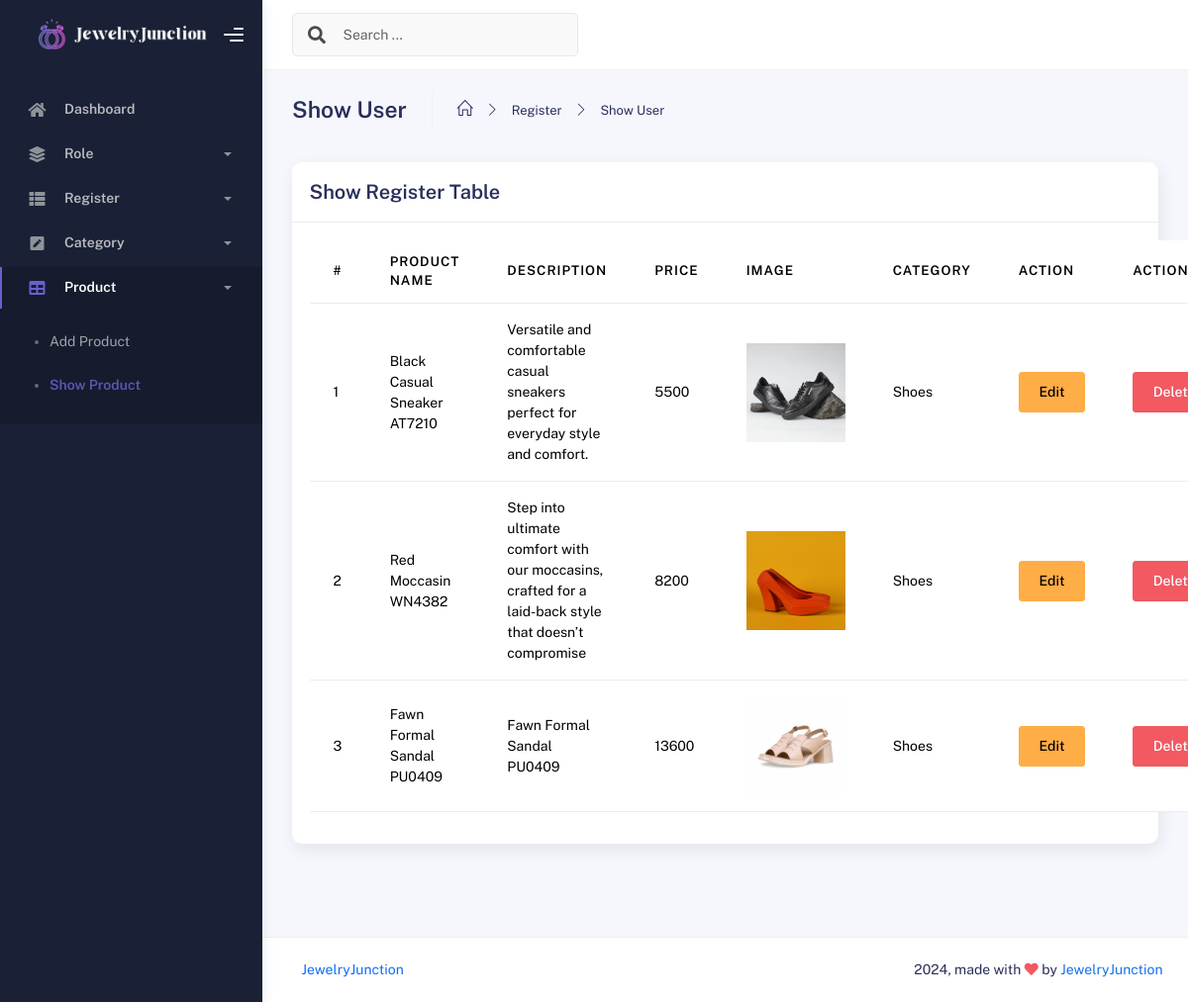
Screenshot of /admin/showproduct.php with the database file from the repository.
### tables this page shows
CREATE TABLE `product` (
  `product_id` int(11) NOT NULL,
  `product_name` varchar(200) NOT NULL,
  `price` int(100) NOT NULL,
  `description` varchar(100) NOT NULL,
  `image` varchar(225) NOT NULL,
  `category_id` int(11) NOT NULL
);

CREATE TABLE `category` (
  `id` int(100) NOT NULL,
  `category_name` varchar(100) NOT NULL
);

### admin/showproduct.php (the view, shortened to what this page needs)
<?php include('header.php') ?>
<body>
    <div class="wrapper">
        <div class="sidebar" data-background-color="dark">
            <div class="sidebar-logo">
                <div class="logo-header" data-background-color="dark">
                    <a href="front.php" class="logo">
                        <img
                            src="../assets/img/logo.png"
                            alt="navbar brand"
                            class="navbar-brand"
                            style="height: 55px; margin-right: 10px; margin-top: 15px;" />
                    </a>
                    <div class="nav-toggle">
                        <button class="btn btn-toggle toggle-sidebar">
                            <i class="gg-menu-right"></i>
                        </button>
                    </div>
                </div>
            </div>
            <div class="sidebar-wrapper scrollbar scrollbar-inner">
                <div class="sidebar-content">
                    <ul class="nav nav-secondary">
                        <li class="nav-item">
                            <a
                                data-bs-toggle="collapse"
                                href="#dashboard"
                                class="collapsed"
                                aria-expanded="false">
                                <i class="fas fa-home"></i>
                                <p>Dashboard</p>
                            </a>
                        </li>
                        <li class="nav-item">
                            <a data-bs-toggle="collapse" href="#base">
                                <i class="fas fa-layer-group"></i>
                                <p>Role</p>
                                <span class="caret"></span>
                            </a>
                        </li>
                        <li class="nav-item">
                            <a data-bs-toggle="collapse" href="#sidebarLayouts">
                                <i class="fas fa-th-list"></i>
                                <p>Register</p>
                                <span class="caret"></span>
                            </a>
                        </li>
                        <li class="nav-item">
                            <a data-bs-toggle="collapse" href="#forms">
                                <i class="fas fa-pen-square"></i>
                                <p>Category</p>
                                <span class="caret"></span>
                            </a>
                        </li>
                        <li class="nav-item active submenu">
                            <a data-bs-toggle="collapse" href="#tables">
                                <i class="fas fa-table"></i>
                                <p>Product</p>
                                <span class="caret"></span>
                            </a>
                            <div class="collapse show" id="tables">
                                <ul class="nav nav-collapse">
                                    <li>
                                        <a href="addproduct.php">
                                            <span class="sub-item">Add Product</span>
                                        </a>
                                    </li>
                                    <li class="active">
                                        <a href="showproduct.php">
                                            <span class="sub-item">Show Product</span>
                                        </a>
                                    </li>
                                </ul>
                            </div>
                        </li>
                    </ul>
                </div>
            </div>
        </div>
        <div class="main-panel">
            <div class="main-header">
                <nav
                    class="navbar navbar-header navbar-header-transparent navbar-expand-lg border-bottom">
                    <div class="container-fluid">
                        <nav
                            class="navbar navbar-header-left navbar-expand-lg navbar-form nav-search p-0 d-none d-lg-flex">
                            <div class="input-group">
                                <div class="input-group-prepend">
                                    <button type="submit" class="btn btn-search pe-1">
                                        <i class="fa fa-search search-icon"></i>
                                    </button>
                                </div>
                                <input
                                    type="text"
                                    placeholder="Search ..."
                                    class="form-control" />
                            </div>
                        </nav>
                    </div>
                </nav>
            </div>
            <div class="container">
                <div class="page-inner">
                    <div class="page-header">
                        <h3 class="fw-bold mb-3">Show User</h3>
                        <ul class="breadcrumbs mb-3">
                            <li class="nav-home">
                                <a href="#">
                                    <i class="icon-home"></i>
                                </a>
                            </li>
                            <li class="separator">
                                <i class="icon-arrow-right"></i>
                            </li>
                            <li class="nav-item">
                                <a href="#">Register</a>
                            </li>
                            <li class="separator">
                                <i class="icon-arrow-right"></i>
                            </li>
                            <li class="nav-item">
                                <a href="#">Show User</a>
                            </li>
                        </ul>
                    </div>
                    <div class="row" style="margin-bottom: 40px;">
                        <div class="col-md-12">
                            <div class="card">
                                <div class="card-header">
                                    <div class="card-title">Show Register Table</div>
                                </div>
                                <div class="card-body">
                                    <table class="table table-hover">
                                        <thead>
                                            <tr>
                                                <th scope="col">#</th>
                                                <th scope="col">Product Name</th>
                                                <th scope="col">Description</th>
                                                <th scope="col">Price</th>
                                                <th scope="col">Image</th>
                                                <th scope="col">Category</th>
                                                <th scope="col">Action</th>
                                                <th scope="col">Action</th>
                                            </tr>
                                        </thead>
                                        <?php
    include('../config/db.php');
    $show = "select * from product inner join category on product.category_id = category.id";
    $no = 0;
    $result = mysqli_query($conn, $show);
    while($row = mysqli_fetch_array($result)){
        $no = $no + 1
?>
                                        <tbody>
                                            <tr>
                                                <td><?php echo $no ?></td>
                                                <td><?php echo $row['product_name']?></td>
                                                <td><?php echo $row['description']?></td>
                                                <td><?php echo $row['price']?></td>
                                                <td><img src="<?php echo $row['image']?>" width="100px" height="100px"></td>
                                                <td><?php echo $row['category_name']?></td>
                                                <td><a href="productedit.php?id=<?php echo $row['product_id']?>"><button class="btn btn-warning">Edit</button></a></td>
                                                <td><a href="productdelete.php?id=<?php echo $row['product_id']?>"><button class="btn btn-danger">Delete</button></a></td>
                                            </tr>
                                            <?php  }?>
                                        </tbody>
                                    </table>
                                </div>
                            </div>
                        </div>
                    </div>
                </div>
            <footer class="footer">
                <div class="container-fluid d-flex justify-content-between">
                    <nav class="pull-left">
                        <ul class="nav">
                            <li class="nav-item">
                                <a class="nav-link" href="http://www.themekita.com">
                                    JewelryJunction
                                </a>
                            </li>
                        </ul>
                    </nav>
                    <div class="copyright">
                        2024, made with <i class="fa fa-heart heart text-danger"></i> by
                        <a href="http://www.themekita.com">JewelryJunction</a>
                    </div>
                </div>
            </footer>
        </div>
</body>
</html>

### admin/header.php (shortened to what this page needs)
<!DOCTYPE html>
<html lang="en">
  <head>
    <link rel="stylesheet" href="../assets/css/bootstrap.min.css" />
    <link rel="stylesheet" href="../assets/css/plugins.min.css" />
    <link rel="stylesheet" href="../assets/css/kaiadmin.min.css" />
    <link rel="stylesheet" href="../assets/css/demo.css" />
  </head>

### rows the page displays
product: product_name "Black Casual Sneaker AT7210", description "Versatile and comfortable casual sneakers perfect for everyday style and comfort.", price "5500", image (picture), category.category_name "Shoes"
product: product_name "Red Moccasin WN4382", description "Step into ultimate comfort with our moccasins, crafted for a laid-back style that doesn’t compromise", price "8200", image (picture), category.category_name "Shoes"
product: product_name "Fawn Formal Sandal PU0409", description "Fawn Formal Sandal PU0409", price "13600", image (picture), category.category_name "Shoes"
